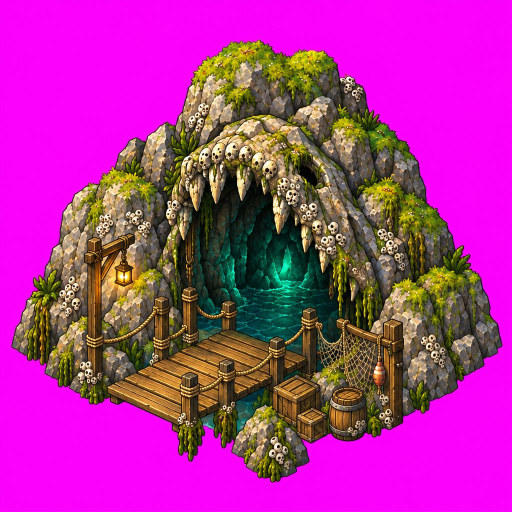
#> input picture build_tools/dungeons/saltmaw_src/town_saltmaw.jpg, 1024 x 1024 px (shown at 1/2 size)
$ python build_saltmaw_town.py
#> lines starting #> are read from the running program, lines starting #| are printed output that depends on the picture; after the words box and inside, x2 and y2 are one past the last pixel; in counts of white or black regions, pixels touching at a corner belong together
### build_tools/dungeons/gkit.py
"""Shared helpers for the dungeon art kit builders (Old Granary Cellar first).

Everything here works on float32 numpy images.

* Chroma key: the paintings are made on flat pure green (about RGB 5,250,4).
  Alpha is estimated from the green excess, colour is un-mixed from the green
  (so no green fringe survives), the image is area-downsampled in
  premultiplied space, then alpha is cut to binary 0/255 and RGB is zeroed
  under alpha 0.
* Iso projection: a top-down square texture is mapped onto the 64x32 board
  diamond (top tip = texture corner (0,0), +x runs to the right tip).
"""
from __future__ import annotations

import json
import os

import cv2
import numpy as np
from PIL import Image

GREEN = np.array([5.0, 250.0, 4.0], np.float32)
HERE = os.path.dirname(os.path.abspath(__file__))
REPO = os.path.abspath(os.path.join(HERE, "..", ".."))
# Dungeon id -> its folder of chosen source paintings (next to this file).
DUNGEONS = {"old_granary_cellar": "granary_src", "frostspire_archive": "frostspire_src", "saltmaw_grotto": "saltmaw_src", "drowned_abbey": "abbey_src", "heart_of_the_blight": "blight_src"}
# GKIT_OUT_ROOT redirects every builder's output (used by check_granary_repro.py).
OUT_ROOT = os.environ.get("GKIT_OUT_ROOT") or os.path.join(REPO, "art", "pc", "dungeons")
DUNGEON = "old_granary_cellar"
SRC = os.path.join(HERE, "granary_src")
OUT = os.path.join(OUT_ROOT, DUNGEON)


def use(dungeon: str) -> None:
    """Point SRC/OUT (and so load_rgb, rel and every builder) at one dungeon."""
    global DUNGEON, SRC, OUT
    DUNGEON = dungeon
    SRC = os.path.join(HERE, DUNGEONS[dungeon])
    OUT = os.path.join(OUT_ROOT, dungeon)


# Open-world monster kits (package Z1): sources and output per level zone.
WORLD_ZONES = {"stoneford": "stoneford_src"}
WORLD_OUT_ROOT = os.environ.get("GKIT_WORLD_OUT_ROOT") or os.path.join(REPO, "art", "pc", "world")


# [6 lines left out: function use_world, not called in this run]


def load_rgb(name: str) -> np.ndarray:
#> called with name = 'town_saltmaw.jpg'
    path = name if os.path.isabs(name) else os.path.join(SRC, name)
    return np.asarray(Image.open(path).convert("RGB"), np.float32)


# [25 lines left out: function key_green, not called in this run]


MAGENTA = np.array([249.0, 3.0, 250.0], np.float32)


def key_magenta(rgb: np.ndarray, lo: float = 18.0, hi: float = 200.0) -> np.ndarray:
    """Like key_green, for paintings on flat magenta (used where the piece itself is green)."""
#> called with lo = 18, hi = 200
    r, g, b = rgb[..., 0], rgb[..., 1], rgb[..., 2]
    ex = np.minimum(r, b) - g
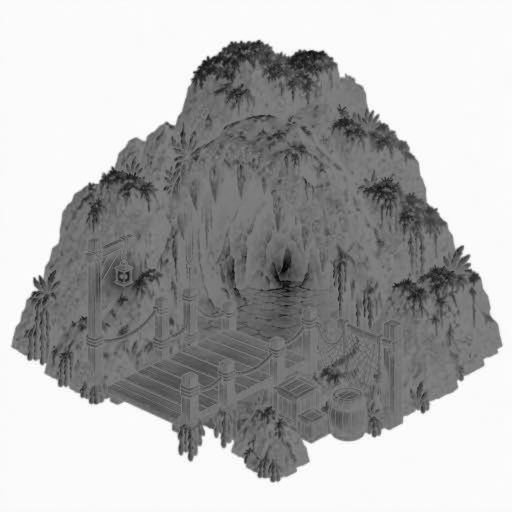
#> ex: shape (1024, 1024) float32 (shown at 1/2 size); min -254, max 255, mean 100; drawn with min black and max white
    a = 1.0 - np.clip((ex - lo) / (hi - lo), 0.0, 1.0)
    a = a.astype(np.float32)
    safe = np.maximum(a, 1e-3)[..., None]
    fg = np.clip((rgb - (1.0 - a[..., None]) * MAGENTA) / safe, 0, 255)
    near = cv2.dilate((a < 0.5).astype(np.uint8), np.ones((5, 5), np.uint8)) > 0
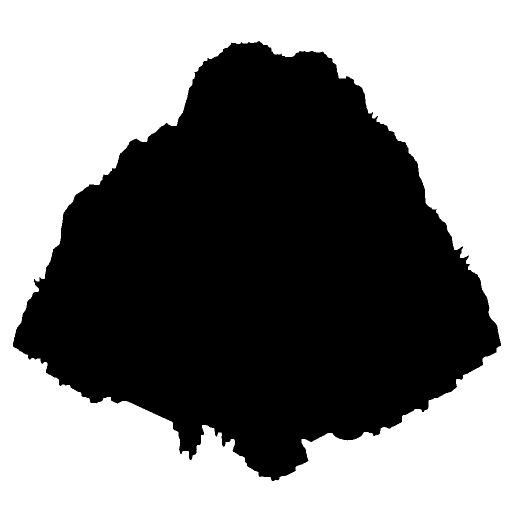
#> near: shape (1024, 1024) bool (shown at 1/2 size); 50% white; 1 black region, box (x1, y1, x2, y2) and area: (26, 82, 1002, 962) 523925
    near |= a < 0.999
#> near: shape (1024, 1024) bool; 50% white; 1 black region, box (x1, y1, x2, y2) and area: (26, 82, 1002, 962) 523849
    spill = np.maximum(np.minimum(fg[..., 0], fg[..., 2]) - fg[..., 1] - 10.0, 0.0)
    fg[..., 0] = np.where(near, fg[..., 0] - spill, fg[..., 0])
    fg[..., 2] = np.where(near, fg[..., 2] - spill, fg[..., 2])
    out = np.zeros(rgb.shape[:2] + (4,), np.float32)
    out[..., :3] = fg / 255.0 * a[..., None]
    out[..., 3] = a
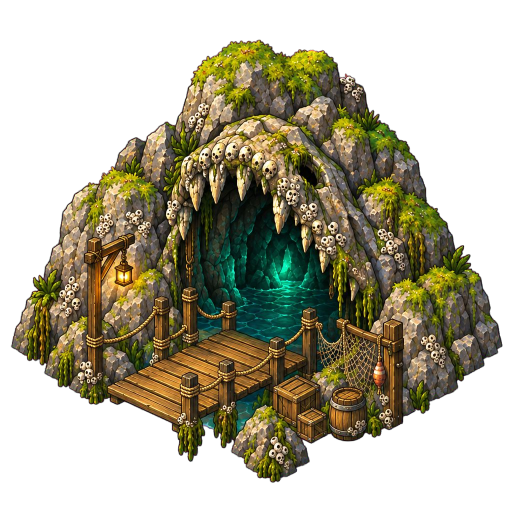
#> out: shape (1024, 1024, 4) float32 (shown at 1/2 size); mean R, G, B, A 0.203, 0.187, 0.109, 0.508; transparent parts drawn white
    return out


# [12 lines left out: function despill_magenta, not called in this run]


def key_auto(rgb: np.ndarray) -> np.ndarray:
    c = rgb[:8, :8].reshape(-1, 3).mean(0)
    return key_magenta(rgb) if c[0] > 150 and c[2] > 150 and c[1] < 80 else key_green(rgb)


def clean_alpha(prem: np.ndarray, min_island: int = 400, fill_holes: int = 60) -> np.ndarray:
    """Drop small floating islands and fill pin holes (source resolution)."""
#> called with min_island = 400, fill_holes = 60
    a = (prem[..., 3] > 0.5).astype(np.uint8)
#> a: shape (1024, 1024); values 0 (black) and 1 (white), 50.8% white; 1 black region, box (x1, y1, x2, y2) and area: (0, 0, 1024, 1024) 515777
    n, lab, stats, _ = cv2.connectedComponentsWithStats(a, 8)
#> n = 2; stats = [[0, 0, 1024, 1024, 515777], [23, 80, 982, 885, 532799]]
    keep = np.zeros(n, bool)
#> keep = [False, False]
    for i in range(1, n):
        keep[i] = stats[i, cv2.CC_STAT_AREA] >= min_island
#> after the loop, keep = [False, True]
    mask = keep[lab]
    out = prem.copy()
    out[~mask] = 0
    if fill_holes:
        inv = (~mask).astype(np.uint8)
        n2, lab2, st2, _ = cv2.connectedComponentsWithStats(inv, 4)
#> n2 = 2; st2 = [[23, 80, 982, 885, 532799], [0, 0, 1024, 1024, 515777]]
        for i in range(1, n2):
            if st2[i, cv2.CC_STAT_AREA] < fill_holes:
                hole = lab2 == i
                blur = cv2.blur(out, (7, 7))
                wa = np.maximum(blur[..., 3:4], 1e-3)
                out[hole] = np.concatenate([blur[..., :3][hole] / wa[hole], np.ones((hole.sum(), 1), np.float32)], 1)
    return out


# [6 lines left out: function crop_bbox, not called in this run]


def resize_prem(prem: np.ndarray, w: int, h: int) -> np.ndarray:
    interp = cv2.INTER_AREA if w < prem.shape[1] else cv2.INTER_CUBIC
    out = cv2.resize(prem, (int(w), int(h)), interpolation=interp)
    return np.clip(out, 0, 1)


def binarize(prem: np.ndarray, thr: float = 0.5) -> np.ndarray:
    """Premultiplied float -> straight uint8 RGBA with alpha 0/255, RGB 0 under 0."""
    a = prem[..., 3]
    on = a >= thr
    rgb = prem[..., :3] / np.maximum(a, 1e-4)[..., None]
    rgb = np.clip(rgb * 255.0 + 0.5, 0, 255).astype(np.uint8)
    out = np.zeros(prem.shape[:2] + (4,), np.uint8)
    out[..., :3] = np.where(on[..., None], rgb, 0)
    out[..., 3] = np.where(on, 255, 0)
    return out


def save_png(path: str, rgba: np.ndarray) -> None:
    os.makedirs(os.path.dirname(path), exist_ok=True)
    Image.fromarray(rgba).save(path, optimize=True)


# [46 lines left out: functions grade, diamond_mask, project_square, not called in this run]


def rel(path: str) -> str:
    return os.path.relpath(path, OUT).replace(os.sep, "/")


# [5 lines left out: function write_json, not called in this run]

### build_tools/dungeons/town_kit.py
"""Shared town-door builder: one keyed building painting -> building sprite (1x + _2x)
plus an additive door/hatch hover glow on the same canvas.

The image bottom-centre is the footprint's south tip, painted at (sx, sy) in the
source; `cell` is one cell's width in source pixels (so 1x = 64/cell, 2x = 128/cell).
"""
import os

import cv2
import numpy as np

import gkit


def build(src, out_id, glow_id, sx, sy, cell, glow_fn, key=None, pad_top=4, pad_side=4, min_island=400):
    """glow_fn(rgb_float_0_255) -> HxWx3 float additive glow in 0..1 (source resolution)."""
    rgb = gkit.load_rgb(src)
    keyf = key or gkit.key_green
    prem = gkit.clean_alpha(keyf(rgb), min_island=min_island)
    ys, xs = np.nonzero(prem[..., 3] > 0.02)
    half = max(sx - xs.min(), xs.max() + 1 - sx) + pad_side
#> half = 496
    top = ys.min() - pad_top
#> top = 76
    x0, x1 = int(round(sx - half)), int(round(sx + half))
#> x0 = 17; x1 = 1009
    y0, y1 = int(top), int(sy)
#> y0 = 76; y1 = 962
    pad = np.zeros((y1 - y0, x1 - x0, 4), np.float32)
    sx0, sx1 = max(0, x0), min(prem.shape[1], x1)
#> sx0 = 17; sx1 = 1009
    pad[:, sx0 - x0:sx1 - x0] = prem[y0:y1, sx0:sx1]
    glow_rgb = glow_fn(rgb)
#> in door_glow, `cv2.fillPoly(area, [poly], 1.0)`: area: shape (1024, 1024) float32; values 0 (black) and 1 (white), 8.3% white; 1 white region, box (x1, y1, x2, y2) and area: (400, 380, 701, 761) 87011
#> in door_glow, `return glow[..., None] * TEAL`:
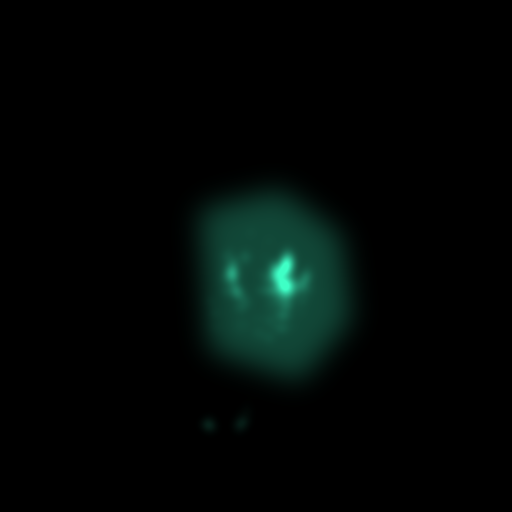
#> returned value: shape (1024, 1024, 3) float32 (shown at 1/2 size); mean of channels 0, 1, 2 0.00668, 0.0267, 0.0208; drawn as R, G, B
    gpad = np.zeros((y1 - y0, x1 - x0, 3), np.float32)
    gpad[:, sx0 - x0:sx1 - x0] = glow_rgb[y0:y1, sx0:sx1]
    outdir = os.path.join(gkit.OUT, "town")
    meta = {}
    for tag, scale, sub in (("1x", 64.0 / cell, ""), ("2x", 128.0 / cell, "_2x")):
        w = int(round(pad.shape[1] * scale / 2)) * 2
        h = int(round(pad.shape[0] * scale))
        im = gkit.binarize(gkit.resize_prem(pad, w, h))
        path = os.path.join(outdir, sub, out_id + ".png")
        gkit.save_png(path, im)
        gl = cv2.resize(gpad, (w, h), interpolation=cv2.INTER_AREA)
        g8 = np.clip(gl * 255 + 0.5, 0, 255).astype(np.uint8)
        on = g8.max(-1) >= 3
        gout = np.zeros((h, w, 4), np.uint8)
        gout[..., :3] = np.where(on[..., None], g8, 0)
        gout[..., 3] = np.where(on, 255, 0)
        gpath = os.path.join(outdir, sub, glow_id + ".png")
        gkit.save_png(gpath, gout)
        meta[tag] = {"size": [w, h], "file": gkit.rel(path), "glow": gkit.rel(gpath)}
#> this loop made 2 passes
#> pass 1, in binarize, `rgb = prem[..., :3] / np.maximum(a, 1e-4)[..., None]`:
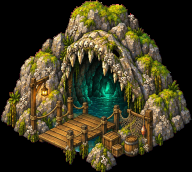
#> rgb: shape (172, 192, 3) float32; mean of channels 0, 1, 2 0.245, 0.224, 0.132; drawn as R, G, B
#> after the loop:
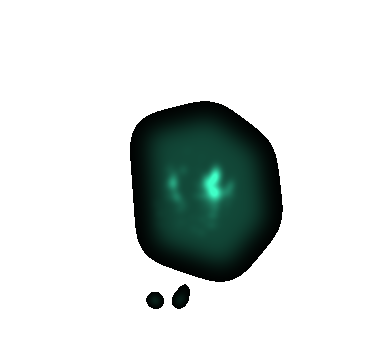
#> gout: shape (344, 384, 4); mean R, G, B, A 2, 8.1, 6.3, 43.9; transparent parts drawn white
#> after the loop:
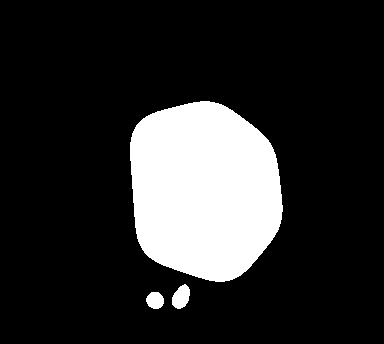
#> on: shape (344, 384) bool; 17.2% white; 3 white regions, box (x1, y1, x2, y2) and area: (130, 101, 283, 282) 22167, (172, 284, 190, 309) 320, (146, 292, 164, 309) 241
#> after the loop, meta = 2 items
    return meta

### build_tools/dungeons/build_saltmaw_town.py
"""Eastmarch Saltmaw Grotto dungeon door: sea-cave sprite + door hover glow.

Source painting: saltmaw_src/town_saltmaw.jpg (1024x1024 on flat magenta,
asset_fgRWfg8LMTn2rKq5jgdJSVc6).
Footprint: 3x3 cells. Measured in the painting: the rock base's side tips are at
x 25 and x 1002 (y ~685), so the base diamond is ~977 px wide; one cell is 330 px
and the footprint's south tip is at (513, 962) (the front rock reaches y 964).
So 1x = 64/330 and 2x = 128/330. The cave maw opens on the front-left (SW, +y)
face; the plank pier runs out of it to the lower left and ends in cell (1,2) at
the SW edge, so the door cell is origin+(1,3), in front of the pier end.

Outputs (art/pc/dungeons/saltmaw_grotto/town/):
  saltmaw_door.png, _2x/                     building, binary alpha
  saltmaw_door_glow.png, _2x/                additive teal glow inside the maw, same canvas
"""
import os
import sys

import cv2
import numpy as np

sys.path.insert(0, os.path.dirname(os.path.abspath(__file__)))
import gkit  # noqa: E402
import town_kit  # noqa: E402

SX, SY, CELL = 513.0, 962.0, 330.0
TEAL = np.array([0.25, 1.0, 0.78], np.float32)


def door_glow(rgb):
    """The glowing teal-green light deep inside the cave maw and on the water under the pier."""
    r, g, b = rgb[..., 0], rgb[..., 1], rgb[..., 2]
    teal = ((g > 110) & (g - r > 60) & (b > 70)).astype(np.float32) * np.clip((g - 100) / 120.0, 0, 1)
    box = np.zeros_like(teal)
    box[380:860, 380:700] = 1
    core = teal * box
    # A soft spill over the maw opening.
    poly = np.array([[400, 420], [560, 380], [680, 470], [700, 640], [600, 760], [420, 700]], np.int32)
    area = np.zeros_like(teal)
    cv2.fillPoly(area, [poly], 1.0)
    glow = cv2.GaussianBlur(core, (0, 0), 9) * 1.5 + cv2.GaussianBlur(area, (0, 0), 28) * 0.28
    glow = np.clip(glow, 0, 1)
    return glow[..., None] * TEAL


def build():
    gkit.use("saltmaw_grotto")
    return town_kit.build("town_saltmaw.jpg", "saltmaw_door", "saltmaw_door_glow", SX, SY, CELL, door_glow,
                          key=gkit.key_magenta)


if __name__ == "__main__":
    print(build())
